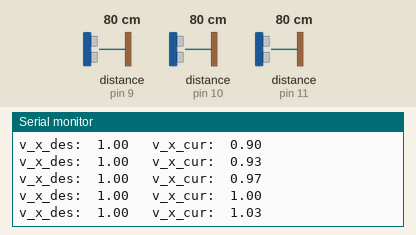
Recording of a sketch running on a simulated Arduino Uno, built with avr-gcc and run on an emulated ATmega328P. Parts: the last lines printed to the serial monitor. The inputs (shaded band) are chosen by the test bench; at power-on: distance to the obstacle (sensors on pin 9, pin 10, pin 11) 80 cm. The echo pulse lasts 58.3 µs per cm.

Above: at 1.2 s.
1.3 s: distance to the obstacle (sensor on pin 9) set to 2 cm
At 1.8 s:
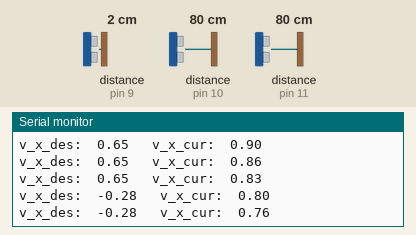
4.3 s: distance to the obstacle (sensor on pin 9) set to 4 cm
At 5.3 s:
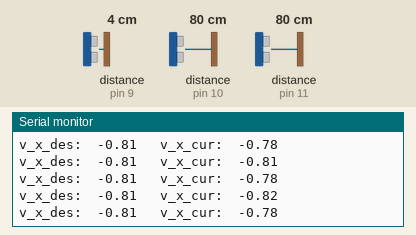
5.8 s: distance to the obstacle (sensor on pin 9) set to 35 cm
At 6.3 s:
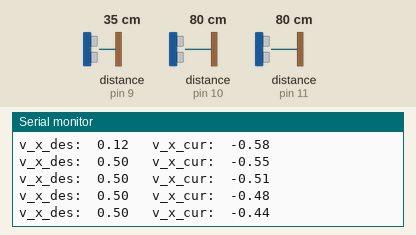
8.8 s: distance to the obstacle (sensor on pin 9) set to 9 cm
At 9.6 s:
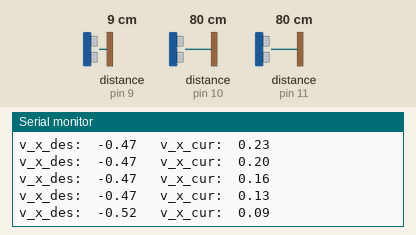
14.8 s: distance to the obstacle (sensor on pin 9) set to 60 cm
At 15.9 s:
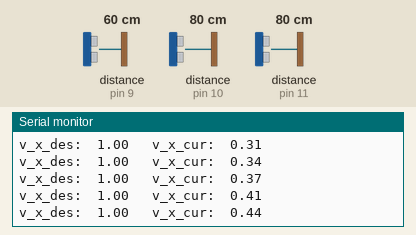
17.8 s: distance to the obstacle (sensor on pin 9) set to 18 cm
At 18.9 s:
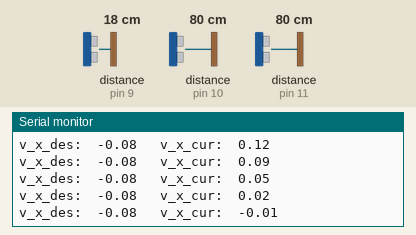
Timing chart, 0 to 20.8 s (numbered marks = the images above; inputs shaded):
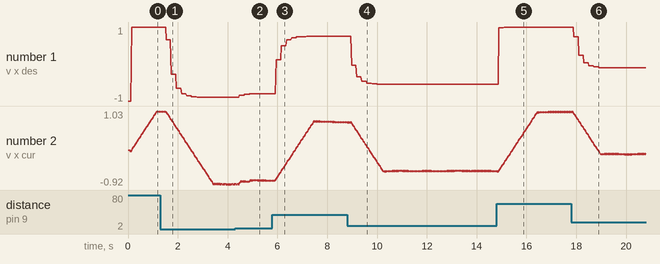

Measured:
- after the input at 1.3 s, the serial monitor: prints a new line after 0.24 s (image 1)
- after the input at 4.3 s, the serial monitor: prints a new line after 0.17 s (image 2)
- after the input at 5.8 s, the serial monitor: prints a new line after 0.16 s (image 3)
- after the input at 8.8 s, the serial monitor: prints a new line after 0.18 s (image 4)
- after the input at 14.8 s, the serial monitor: prints a new line after 0.09 s (image 5)
- after the input at 17.8 s, the serial monitor: prints a new line after 0.11 s (image 6)
- plotted number 1: 1 → -0.9 after the input at 1.3 s, -0.81 → 0.75 after the input at 5.8 s, -0.55 → 1 after the input at 14.8 s, 1 → -0.1 after the input at 17.8 s
- plotted number 2: 1 → -0.92 after the input at 1.3 s, -0.92 → -0.79 after the input at 4.3 s, -0.79 → 0.72 after the input at 5.8 s, 0.72 → -0.57 after the input at 8.8 s, -0.57 → 1.03 after the input at 14.8 s

The sketch:

testUltrasone.ino
```cpp
#include <hcsr04.h>
//#include <HCSR04.h>
#include <Servo.h>              // servo


#define Nsensors 3

bool debug = false;

// Use this to nuber and label your sensors
#define TRIG_PIN 8 // One trigger pin for all sensors
const int ECHO_PINS[Nsensors] = {9, 10, 11};
String SensorNames[Nsensors] = {"X+", "Y+", "X-"};

// Initialize counters etc.
int count = 0;
int idx = 0;
unsigned long t = 0;
unsigned long t_sensor = 0;
unsigned long t_main_loop = 0;
unsigned long dt = 0;

// Sensor range in mm
int minRange = 5;
int maxRange = 4000;

// Array of pointers to sensor objects. (Not exactly sure how it works but it works.)
HCSR04 *sensorArray[Nsensors];

// A few variables for distances
int distances[Nsensors];
int dist_cur;
int dist_filt[Nsensors];
int dist_xp;
int dist_max = 200; // Safe distance from wall

// Velocity variables
double v_x_des;
double v_x_cur = 0;
double v_max = 1;
double acc_max = 1;

//unsigned long dt = 20;

// Sync sample time with filter_design M-file.
unsigned long dt_sensor = 160 / Nsensors;

void setup() {
  Serial.begin(9600);

  // Initialize sensors
  for (int i = 0; i < Nsensors; i++) {
    sensorArray[i] = new HCSR04(TRIG_PIN, ECHO_PINS[i], minRange, maxRange);
  }
}

// Helper functions
double readSensor(int sensorNumber) {
  // Declarevariables
  double dist;
  HCSR04* sensor = sensorArray[sensorNumber];

  // Use pointer to sensor object to call distance function
  dist = sensor->distanceInMillimeters();
  return dist;
}

double sign(double val) {
  double sgn = 1;
  if (val < 0) {
    sgn = -1;
  }
  if (val == 0) {
    sgn = 0;
  }
  return sgn;
}

void loop() {

  // Timing
  t = millis();
  if (t - t_sensor > dt_sensor) {

    // Save current time
    t_sensor = t;

    // Index of current sensor, every loop pick a different one.
    idx = count % Nsensors;

    // Make measurement
    dist_cur = readSensor(idx);

    if (dist_cur > 0) {
      // Only update distance if a measurement was made succesfully.
      distances[idx] = dist_cur;
    }

    // Apply filter
    dist_filt[idx] = 0.4 * dist_filt[idx] + 0.6 * distances[idx];

    if (debug) {
      // Print everything
      Serial.print(SensorNames[idx]);
      Serial.print(distances[idx]);
      Serial.print("\n");

      Serial.print("t:");
      Serial.print(t);
      Serial.print("\n");
    }

    digitalWrite(TRIG_PIN, LOW);
    count++;
  }

  // Time since last loop
  dt = t - t_main_loop;
  t_main_loop = t;

  // Straight ahead should be the first sensor.
  dist_xp = dist_filt[0];

  // Forward velocity depends only on distance to wall.
  v_x_des = min(v_max, v_max * ((double) dist_xp - (double) dist_max) / (double) dist_max);

  // Update actual velocity according to acceleration
  v_x_cur = v_x_cur + acc_max * (double) dt/1000 * sign(v_x_des - v_x_cur);

  Serial.print("v_x_des:  ");
  Serial.print(v_x_des);
  Serial.print("   v_x_cur:  ");
  Serial.print(v_x_cur);
  Serial.print("\n");


}
```
